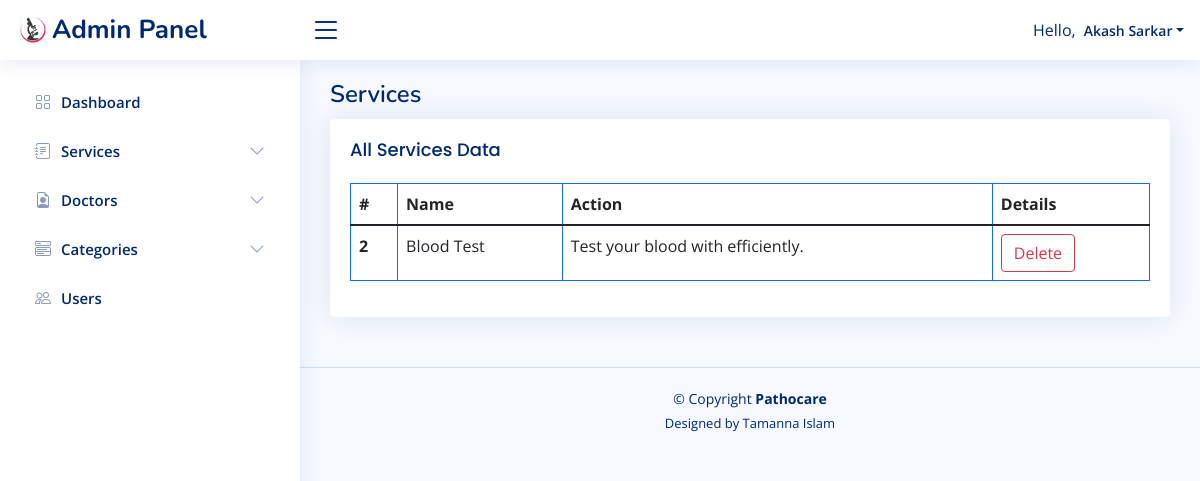
The app's page /admin/services.php (signed in) with its own data.
### tables this page shows
CREATE TABLE `users` (
  `id` int(5) NOT NULL,
  `name` varchar(25) NOT NULL,
  `password` varchar(250) NOT NULL,
  `phone_number` bigint(25) NOT NULL,
  `gender` int(2) NOT NULL,
  `age` int(3) NOT NULL,
  `address` varchar(100) NOT NULL
);

CREATE TABLE `services` (
  `id` int(11) NOT NULL,
  `name` varchar(250) NOT NULL,
  `time` text NOT NULL,
  `details` varchar(250) NOT NULL
);

### connect.php (called while the page is built, shortened)
<?php
        $site_url="http://localhost/pathocare";
?>

### auth.php (called while the page is built, shortened)
<?php
 require('connect.php');
if(isset($_COOKIE['user_id'])){
    $user_id=$_COOKIE['user_id'];
    $user_id=convert_uudecode($user_id);
    $sql="SELECT * FROM users WHERE id='$user_id';";
    $result=$connect->query($sql);
    $row=$result->fetch_assoc();
    if ($user_id===$row['id']) {
        $user_name=$row['name'];
    }
    else{
        header("Location: login.php");
        exit();
    }
}
?>

### admin/services.php (the view, shortened to what this page needs)
<!DOCTYPE html>
<html lang="en">
<head>
  <?php require_once('header.php'); ?>
  <main id="main" class="main">
    <div class="pagetitle">
      <h1>Services</h1>
    </div>
    <section class="section">
      <div class="row">
        <div class="col-lg-12">
          <div class="card">
            <div class="card-body">
              <h5 class="card-title">All Services Data</h5>
              <table class="table table-bordered border-primary">
                <thead>
                  <tr>
                    <th scope="col">#</th>
                    <th scope="col">Name</th>
                    <th scope="col">Action</th>
                    <th scope="col">Details</th>
                  </tr>
                </thead>
                <?php
            $sql="SELECT * FROM services";
            $result_doctors=$connect->query($sql);
            if ($result_doctors->num_rows>0) {
              while($ru=$result_doctors->fetch_assoc()):
  ?>
                <tbody>
                  <tr>
                    <th scope="row"><?php echo $ru['id']; ?></th>
                    <td><?php echo $ru['name']; ?></td>
                    <td><?php echo $ru['details']; ?></td>
                    <td>
                      <form id="deleteForm" action="Services.php" method="POST"><button type="submit" name="delete" class="btn btn-outline-danger">Delete</button></form>
                    </td>
                  </tr>
                </tbody>
                <?php endwhile; ?>
                <?php
                }else{
                 echo "No Data Found!";
                 } ?>
              </table>
            </div>
          </div>
        </div>
      </div>
    </section>
  </main>
  <?php require_once('footer.php'); ?>
</body>
</html>

### admin/header.php (shortened to what this page needs)
<?php
    require_once('../auth.php');
?>
  <link href="assets/vendor/bootstrap/css/bootstrap.min.css" rel="stylesheet">
  <link href="assets/vendor/bootstrap-icons/bootstrap-icons.css" rel="stylesheet">
  <link href="assets/vendor/boxicons/css/boxicons.min.css" rel="stylesheet">
  <link href="assets/vendor/quill/quill.snow.css" rel="stylesheet">
  <link href="assets/vendor/quill/quill.bubble.css" rel="stylesheet">
  <link href="assets/vendor/remixicon/remixicon.css" rel="stylesheet">
  <link href="assets/vendor/simple-datatables/style.css" rel="stylesheet">
  <link href="assets/css/style.css" rel="stylesheet">
</head>
<body>
  <header id="header" class="header fixed-top d-flex align-items-center">
    <div class="d-flex align-items-center justify-content-between">
      <a href="<?php echo $site_url; ?>" class="logo d-flex align-items-center">
        <img src="assets/img/logo.png" alt="">
        <span class="d-none d-lg-block">Admin Panel</span>
      </a>
      <i class="bi bi-list toggle-sidebar-btn"></i>
    </div>
    <nav class="header-nav ms-auto">
      <ul class="d-flex align-items-center">
        <li class="nav-item dropdown pe-3">
          <a class="nav-link nav-profile d-flex align-items-center pe-0" href="#" data-bs-toggle="dropdown">
          Hello, <span class="d-none d-md-block dropdown-toggle ps-2"><?php echo $user_name; ?></span>
          </a>
        </li>
      </ul>
    </nav>
  </header>
  <aside id="sidebar" class="sidebar">
    <ul class="sidebar-nav" id="sidebar-nav">
      <li class="nav-item">
        <a class="nav-link collapsed" href="<?php echo $site_url; ?>/admin">
          <i class="bi bi-grid"></i>
          <span>Dashboard</span>
        </a>
      </li>
      <li class="nav-item">
        <a class="nav-link collapsed" data-bs-target="#services-nav" data-bs-toggle="collapse" href="#">
          <i class="bi bi-journal-text"></i><span>Services</span><i class="bi bi-chevron-down ms-auto"></i>
        </a>
      </li>
      <li class="nav-item">
        <a class="nav-link collapsed" data-bs-target="#doctors-nav" data-bs-toggle="collapse" href="#">
          <i class="bi bi-file-earmark-person"></i><span>Doctors</span><i class="bi bi-chevron-down ms-auto"></i>
        </a>
      </li>
      <li class="nav-item">
        <a class="nav-link collapsed" data-bs-target="#categories-nav" data-bs-toggle="collapse" href="#">
          <i class="bi bi-menu-button-wide"></i><span>Categories</span><i class="bi bi-chevron-down ms-auto"></i>
        </a>
      </li>
      <li class="nav-item">
        <a class="nav-link collapsed" href="<?php echo $site_url; ?>/admin/users.php">
          <i class="bi bi-people"></i>
          <span>Users</span>
        </a>
      </li>
    </ul>
  </aside>

### admin/assets/css/style.css (style rules this page uses)
:root { scroll-behavior: smooth; }
body { font-family: "Open Sans", sans-serif; background: #f6f9ff; color: #444444; }
a { color: #4154f1; text-decoration: none; }
h1, h2, h3, h4, h5, h6 { font-family: "Nunito", sans-serif; }
#main { margin-top: 60px; padding: 20px 30px; transition: all 0.3s; }
.pagetitle { margin-bottom: 10px; }
.pagetitle h1 { font-size: 24px; margin-bottom: 0; font-weight: 600; color: #012970; }
.card { margin-bottom: 30px; border: none; border-radius: 5px; box-shadow: 0px 0 30px rgba(1, 41, 112, 0.1); }
.card-title { padding: 20px 0 15px 0; font-size: 18px; font-weight: 500; color: #012970; font-family: "Poppins", sans-serif; }
.card-body { padding: 0 20px 20px 20px; }
.logo { line-height: 1; }
@media (min-width: 1200px) { .logo { width: 280px; } }
.logo img { max-height: 26px; margin-right: 6px; }
.logo span { font-size: 26px; font-weight: 700; color: #012970; font-family: "Nunito", sans-serif; }
.header { transition: all 0.5s; z-index: 997; height: 60px; box-shadow: 0px 2px 20px rgba(1, 41, 112, 0.1); background-color: #fff; padding-left: 20px; }
.header .toggle-sidebar-btn { font-size: 32px; padding-left: 10px; cursor: pointer; color: #012970; }
.header-nav ul { list-style: none; }
.header-nav > ul { margin: 0; padding: 0; }
.header-nav .nav-profile { color: #012970; }
.header-nav .nav-profile span { font-size: 14px; font-weight: 600; }
.sidebar { position: fixed; top: 60px; left: 0; bottom: 0; width: 300px; z-index: 996; transition: all 0.3s; padding: 20px; overflow-y: auto; scrollbar-width: thin; scrollbar-color: #aab7cf transparent; box-shadow: 0px 0px 20px rgba(1, 41, 112, 0.1); background-color: #fff; }
@media (min-width: 1200px) { #main, #footer { margin-left: 300px; } }
.sidebar-nav { padding: 0; margin: 0; list-style: none; }
.sidebar-nav li { padding: 0; margin: 0; list-style: none; }
.sidebar-nav .nav-item { margin-bottom: 5px; }
.sidebar-nav .nav-link { display: flex; align-items: center; font-size: 15px; font-weight: 600; color: #4154f1; transition: 0.3; background: #f6f9ff; padding: 10px 15px; border-radius: 4px; }
.sidebar-nav .nav-link i { font-size: 16px; margin-right: 10px; color: #4154f1; }
.sidebar-nav .nav-link.collapsed { color: #012970; background: #fff; }
.sidebar-nav .nav-link.collapsed i { color: #899bbd; }
.sidebar-nav .nav-link .bi-chevron-down { margin-right: 0; transition: transform 0.2s ease-in-out; }

### records on screen
users: name "Akash Sarkar"
services: id "2", name "Blood Test", details "Test your blood with efficiently."
